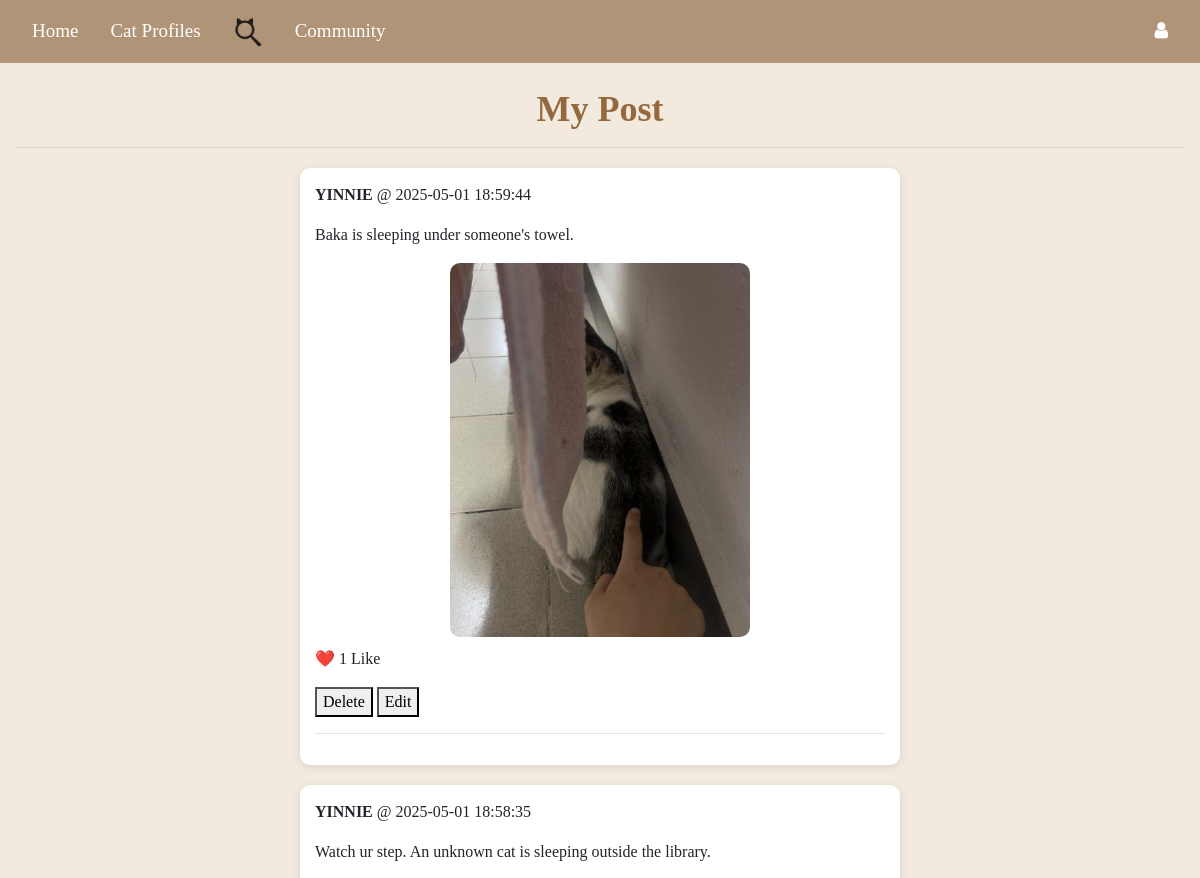
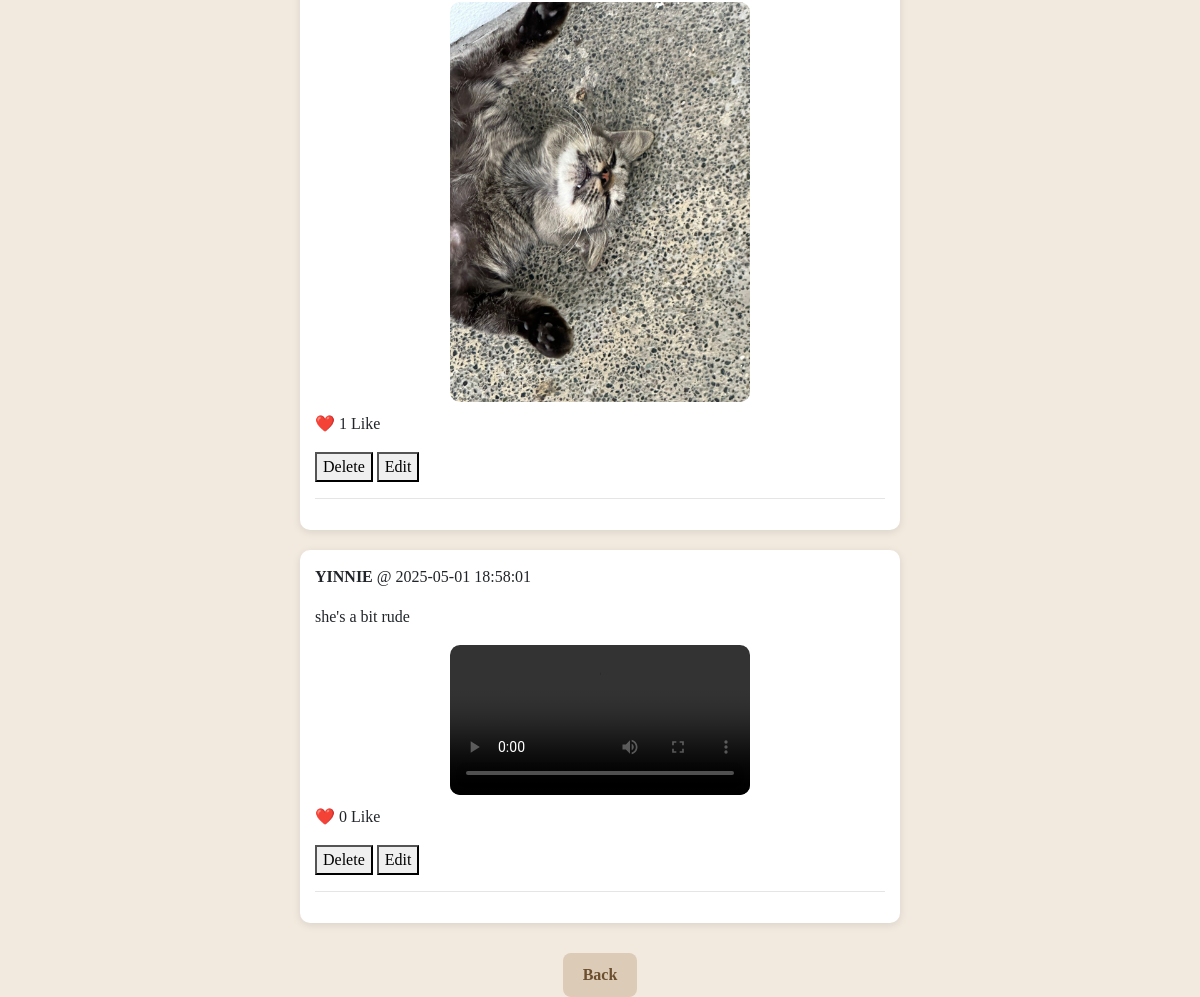
The app's page /my-posts (signed in) with its own data (2 pictures, top to bottom).
### tables this page shows
CREATE TABLE "post" (
	"post_id" INTEGER PRIMARY KEY,
	"user_id" INTEGER,
	"content" TEXT,
	"media_type" TEXT,
	"media_url" TEXT,
	"created_at" TIMESTAMP DEFAULT CURRENT_TIMESTAMP,
	"updated_at" TIMESTAMP DEFAULT CURRENT_TIMESTAMP,
	FOREIGN KEY("user_id") REFERENCES "user"("id") ON DELETE CASCADE
);

### Website/community.py (the view)
@community_bp.route('/my-posts')
@login_required
def my_posts():
    conn = get_db_connection()
    posts = conn.execute('''
        SELECT post.*, user.username,
               COUNT(likes.id) AS like_count
        FROM post
        JOIN user ON post.user_id = user.id
        LEFT JOIN likes ON post.post_id = likes.post_id
        WHERE post.user_id = ?
        GROUP BY post.post_id
        ORDER BY post.created_at DESC
    ''', (current_user.id,)).fetchall()
    conn.close()
    return render_template("my_posts.html", user=current_user, posts=posts)

### Website/community.py (called while the page is built)
def get_db_connection():
    db_path = os.path.join(os.path.dirname(__file__), '..', 'instance', 'datebase.db')
    db_path = os.path.abspath(db_path)
    conn = sqlite3.connect(db_path)
    conn.row_factory = sqlite3.Row
    return conn

### Website/templates/my_posts.html (shortened to what this page needs)
{% extends "base.html" %}
{% block content %}
<h1>My Post</h1>
<hr>
{% for post in posts %}
  <div class="post">
    <p><strong>{{ post.username }}</strong> @ {{ post.created_at }}</p>
    <p>{{ post.content }}</p>
    {% if post['media_url'] %}
            {% set ext = post['media_url'].rsplit('.', 1)[1].lower() %}
            {% if ext in ['jpg', 'jpeg', 'png', 'gif'] %}
                <img src="{{ url_for('static', filename=post['media_url']) }}" width="300" alt="Image">
            {% elif ext in ['mp4', 'mov', 'avi'] %}
                <video width="300" controls>
                    <source src="{{ url_for('static', filename=post['media_url']) }}" type="video/{{ ext }}">
                </video>
            {% endif %}
    {% endif %}
    <p>❤️ {{ post.like_count }} Like</p>
    <form action="{{ url_for('community.delete_post', post_id=post.post_id) }}" method="post" style="display:inline;">
        <button type="submit">Delete</button>
    </form>
    <button onclick="openEditModal({{ post.post_id }}, '{{ post.content | escape }}')">Edit</button>
    <hr>
  </div>
{% endfor %}
<div style="text-align: center; margin-top: 30px;">
    <button onclick="window.location.href='{{ url_for('community.community_feature') }}'"
        style="background-color: #dccbb7; color: #6b4f2f; font-weight: bold; border: none; border-radius: 8px; padding: 10px 20px; font-size: 16px; cursor: pointer;">
        Back
    </button>
</div>
{% endblock %}

### Website/templates/base.html (style rules this page uses)
body { background-color: #f9f4ef; }

### Website/templates/my_posts.html (style rules this page uses)
body { font-family: 'Times New Roman', Times, serif; background-color: #f2eadf; margin: 0; padding: 0; }
h1 { font-weight: bold; color: #94693e; text-align: center; font-size: 36px; margin-bottom: 10px; padding-top: 25px; }
.post { width: 80%; max-width: 600px; background-color: #ffffff; border-radius: 10px; padding: 15px; margin: 20px auto; box-shadow: 0 2px 8px rgba(0, 0, 0, 0.1); font-family: 'Times New Roman', Times, serif; }
.post img, .post video { display: block; margin: 10px auto; border-radius: 10px; max-width: 100%; height: auto; }

### records on screen
post: username "YINNIE", created_at "2025-05-01 18:59:44", content "Baka is sleeping under someone's towel.", media_url (picture), like_count "1"
post: username "YINNIE", created_at "2025-05-01 18:58:35", content "Watch ur step. An unknown cat is sleeping outside the library.", media_url (picture), like_count "1"
post: username "YINNIE", created_at "2025-05-01 18:58:01", content "she's a bit rude", like_count "0"
